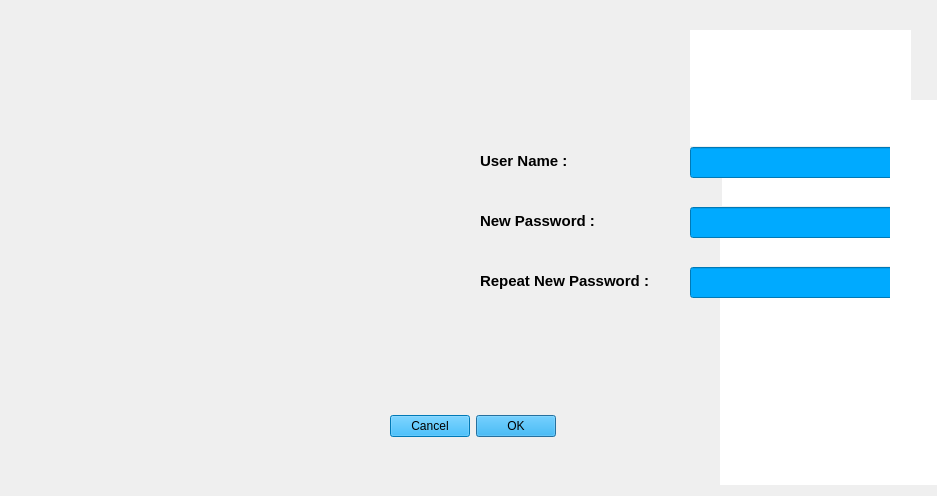
<?xml version="1.0" encoding="UTF-8"?>
<ui version="4.0">
 <class>forget_password</class>
 <widget class="QDialog" name="forget_password">
  <property name="geometry">
   <rect>
    <x>0</x>
    <y>0</y>
    <width>937</width>
    <height>496</height>
   </rect>
  </property>
  <property name="windowTitle">
   <string>Dialog</string>
  </property>
  <property name="styleSheet">
   <string notr="true">background-image: url(:/new/prefix1/forget.png);</string>
  </property>
  <widget class="QDialogButtonBox" name="buttonBox">
   <property name="geometry">
    <rect>
     <x>390</x>
     <y>410</y>
     <width>201</width>
     <height>32</height>
    </rect>
   </property>
   <property name="layoutDirection">
    <enum>Qt::RightToLeft</enum>
   </property>
   <property name="styleSheet">
    <string notr="true">background-image: url();
color: rgb(0, 0, 0);
background-color: rgb(0, 170, 255);</string>
   </property>
   <property name="orientation">
    <enum>Qt::Horizontal</enum>
   </property>
   <property name="standardButtons">
    <set>QDialogButtonBox::Cancel|QDialogButtonBox::Ok</set>
   </property>
  </widget>
  <widget class="QLineEdit" name="lineEdit_username">
   <property name="geometry">
    <rect>
     <x>690</x>
     <y>147</y>
     <width>221</width>
     <height>31</height>
    </rect>
   </property>
   <property name="font">
    <font>
     <pointsize>11</pointsize>
    </font>
   </property>
   <property name="styleSheet">
    <string notr="true">background-image: url();
color: rgb(0, 0, 0);
background-color: rgb(0, 170, 255);</string>
   </property>
  </widget>
  <widget class="QLineEdit" name="lineEdit_new_password">
   <property name="geometry">
    <rect>
     <x>690</x>
     <y>207</y>
     <width>221</width>
     <height>31</height>
    </rect>
   </property>
   <property name="font">
    <font>
     <pointsize>11</pointsize>
    </font>
   </property>
   <property name="styleSheet">
    <string notr="true">background-image: url();
color: rgb(0, 0, 0);
background-color: rgb(0, 170, 255);</string>
   </property>
  </widget>
  <widget class="QLineEdit" name="lineEdit_repeat_password">
   <property name="geometry">
    <rect>
     <x>690</x>
     <y>267</y>
     <width>221</width>
     <height>31</height>
    </rect>
   </property>
   <property name="font">
    <font>
     <pointsize>11</pointsize>
    </font>
   </property>
   <property name="styleSheet">
    <string notr="true">background-image: url();
color: rgb(0, 0, 0);
background-color: rgb(0, 170, 255);
</string>
   </property>
  </widget>
  <widget class="QLabel" name="label_4">
   <property name="geometry">
    <rect>
     <x>480</x>
     <y>200</y>
     <width>151</width>
     <height>41</height>
    </rect>
   </property>
   <property name="font">
    <font>
     <family>Segoe UI</family>
     <pointsize>11</pointsize>
     <weight>75</weight>
     <bold>true</bold>
    </font>
   </property>
   <property name="styleSheet">
    <string notr="true">background-image: url();
background-color: rgb();</string>
   </property>
   <property name="text">
    <string>New Password :</string>
   </property>
  </widget>
  <widget class="QLabel" name="label_5">
   <property name="geometry">
    <rect>
     <x>480</x>
     <y>260</y>
     <width>231</width>
     <height>41</height>
    </rect>
   </property>
   <property name="font">
    <font>
     <family>Segoe UI</family>
     <pointsize>11</pointsize>
     <weight>75</weight>
     <bold>true</bold>
    </font>
   </property>
   <property name="styleSheet">
    <string notr="true">background-image: url();
background-color: rgb();</string>
   </property>
   <property name="text">
    <string>Repeat New Password :</string>
   </property>
  </widget>
  <widget class="QLabel" name="label_3">
   <property name="geometry">
    <rect>
     <x>480</x>
     <y>140</y>
     <width>111</width>
     <height>41</height>
    </rect>
   </property>
   <property name="font">
    <font>
     <family>Segoe UI</family>
     <pointsize>11</pointsize>
     <weight>75</weight>
     <bold>true</bold>
    </font>
   </property>
   <property name="styleSheet">
    <string notr="true">background-image: url();
background-color: rgb();</string>
   </property>
   <property name="text">
    <string>User Name :</string>
   </property>
  </widget>
  <widget class="QLabel" name="label">
   <property name="geometry">
    <rect>
     <x>720</x>
     <y>238</y>
     <width>191</width>
     <height>28</height>
    </rect>
   </property>
   <property name="font">
    <font>
     <pointsize>11</pointsize>
    </font>
   </property>
   <property name="styleSheet">
    <string notr="true">background-image: url();
background-color: rgb(255, 255, 255);</string>
   </property>
   <property name="text">
    <string/>
   </property>
  </widget>
  <widget class="QLabel" name="label_2">
   <property name="geometry">
    <rect>
     <x>720</x>
     <y>298</y>
     <width>231</width>
     <height>187</height>
    </rect>
   </property>
   <property name="font">
    <font>
     <pointsize>11</pointsize>
    </font>
   </property>
   <property name="styleSheet">
    <string notr="true">background-image: url();
background-color: rgb(255, 255, 255);</string>
   </property>
   <property name="text">
    <string/>
   </property>
  </widget>
  <widget class="QLabel" name="label_6">
   <property name="geometry">
    <rect>
     <x>890</x>
     <y>100</y>
     <width>51</width>
     <height>201</height>
    </rect>
   </property>
   <property name="styleSheet">
    <string notr="true">background-image: url();
background-color: rgb(255, 255, 255);</string>
   </property>
   <property name="text">
    <string/>
   </property>
  </widget>
  <widget class="QLabel" name="label_7">
   <property name="geometry">
    <rect>
     <x>722</x>
     <y>178</y>
     <width>191</width>
     <height>28</height>
    </rect>
   </property>
   <property name="font">
    <font>
     <pointsize>11</pointsize>
    </font>
   </property>
   <property name="styleSheet">
    <string notr="true">background-image: url();
background-color: rgb(255, 255, 255);</string>
   </property>
   <property name="text">
    <string/>
   </property>
  </widget>
  <widget class="QLabel" name="label_8">
   <property name="geometry">
    <rect>
     <x>690</x>
     <y>30</y>
     <width>221</width>
     <height>116</height>
    </rect>
   </property>
   <property name="font">
    <font>
     <pointsize>11</pointsize>
    </font>
   </property>
   <property name="styleSheet">
    <string notr="true">background-image: url();
background-color: rgb(255, 255, 255);</string>
   </property>
   <property name="text">
    <string/>
   </property>
  </widget>
 </widget>
 <resources/>
 <connections>
  <connection>
   <sender>buttonBox</sender>
   <signal>accepted()</signal>
   <receiver>forget_password</receiver>
   <slot>accept()</slot>
   <hints>
    <hint type="sourcelabel">
     <x>248</x>
     <y>254</y>
    </hint>
    <hint type="destinationlabel">
     <x>157</x>
     <y>274</y>
    </hint>
   </hints>
  </connection>
  <connection>
   <sender>buttonBox</sender>
   <signal>rejected()</signal>
   <receiver>forget_password</receiver>
   <slot>reject()</slot>
   <hints>
    <hint type="sourcelabel">
     <x>316</x>
     <y>260</y>
    </hint>
    <hint type="destinationlabel">
     <x>286</x>
     <y>274</y>
    </hint>
   </hints>
  </connection>
 </connections>
</ui>
